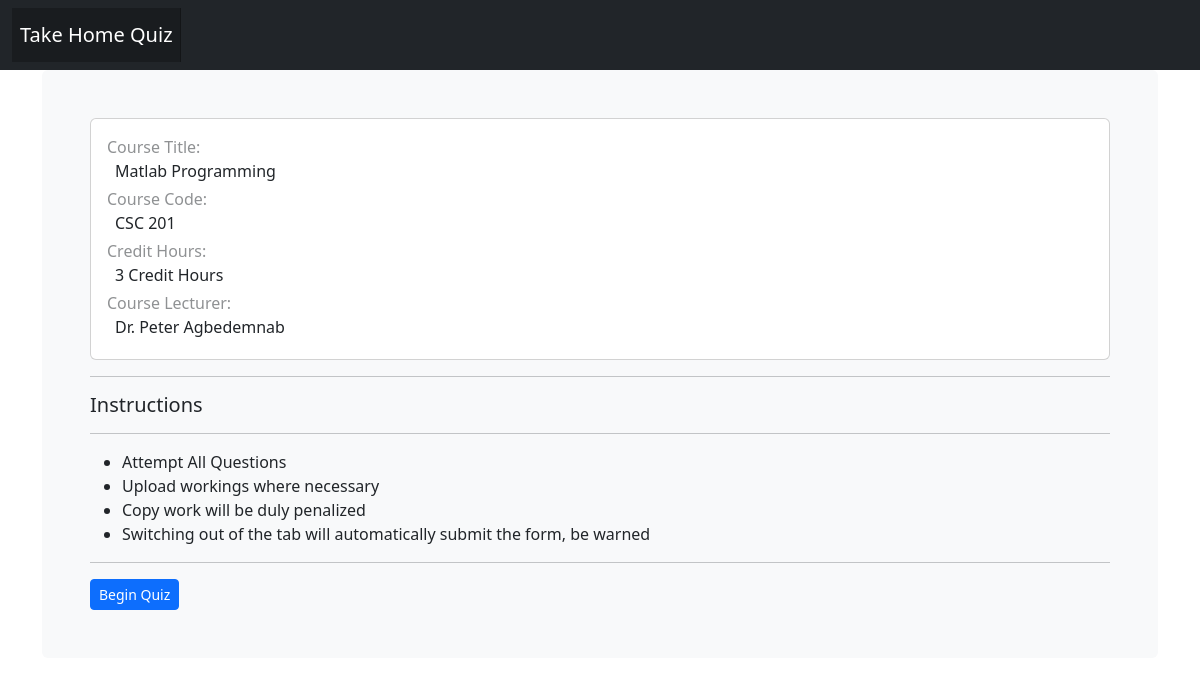
Page /quizzes/quiz/8365cd3256604c27af398047614c35f6/ on the committed database.
### quiz/models.py (models this page shows, shortened)
class Quiz(BaseModel):
    category = models.CharField(max_length=21, choices=quiz_categories, null=False)
    course = models.ForeignKey(Course, on_delete=models.CASCADE)
    duration = models.IntegerField(help_text='Enter Time in Minutes')
    number_of_questions = models.IntegerField(null=True)
    due_by = models.DateTimeField(null=True)
    class Meta:
        verbose_name_plural = 'Quizzes'

class Instruction(models.Model):
    quiz = models.ForeignKey(Quiz, related_name='quizinstruction', on_delete=models.CASCADE)
    text = models.CharField(max_length=256)

### home/models.py (models this page shows, shortened)
class BaseModel(models.Model):
    id = models.UUIDField(default=uuid.uuid4, primary_key=True, editable=False)
    created = models.DateTimeField(auto_now_add=True)
    class Meta:
        abstract = True

class Course(BaseModel):
    lecturer = models.ForeignKey(Lecturer, on_delete=models.CASCADE, null=True)
    course_title = models.CharField(max_length=256)
    course_code = models.CharField(max_length=8, null=True)
    credit_hours = models.IntegerField()
    students = models.ManyToManyField(Student, related_name='coursestudents')

class BaseInfo(models.Model):
    middle_name = models.CharField(max_length=256, null=True, blank=True)
    id = models.CharField(max_length=11)
    class Meta:
        abstract = True

class Lecturer(BaseModel, BaseInfo):
    user = models.ForeignKey(User, on_delete=models.CASCADE, related_name="lecturer")
    position = models.CharField(max_length=21, choices=position)

### quiz/views.py (the view, shortened to what this page needs)
# urls.py: path("quiz/<str:pk>/", views.quiz, name="quiz"),
def quiz(request, pk):
    try:
        quiz = Quiz.objects.get(id=pk)
    except Quiz.DoesNotExist:
        raise Http404("Quiz does not exist")
    instructions = quiz.quizinstruction.all()
    questions = quiz.quizquestions.all()
    answers = Answer.objects.all()
    context = { 'quiz':quiz, 'instructions':instructions, 'questions':questions, 'answers':answers }
    return render(request, "quiz/quiz.html", context=context)

### quiz/templates/quiz/quiz.html (shortened to what this page needs)
{% load static %}
<!DOCTYPE html>
<html lang="en">
  <head>
    <link rel="stylesheet" href="{% static 'quiz/assets/css/global.css' %}" />
    <link rel="stylesheet" href="https://cdn.jsdelivr.net/npm/@docsearch/css@3" />
    <link href="{% static 'quiz/assets/dist/css/bootstrap.min.css' %}" rel="stylesheet" />
    <link href="https://cdn.jsdelivr.net/npm/bootstrap-icons@1.10.5/font/bootstrap-icons.min.css" rel="stylesheet" />
    <link href="{% static 'quiz/assets/css/dashboard.css' %}" rel="stylesheet" />
  </head>
  <body>
    <nav class="navbar navbar-expand-md navbar-dark bg-dark">
      <div class="container-fluid justify-content-between">
        <a class="navbar-brand px-2" href="quizzes.html">{{ quiz.category }} Quiz</a>
      </div>
    </nav>
    <main class="container" id="quiz-container">
      <div class="bg-body-tertiary p-5 rounded" id="quiz-instructions">
        <div class="card">
          <div class="card-body">
            <span class="opacity-50 fw-medium">Course Title:</span><br />
            <p class="opacity-70 fw-medium mb-1 px-2">{{ quiz.course.course_title }}</p>
            <span class="opacity-50 fw-medium">Course Code:</span><br />
            <p class="opacity-70 fw-medium mb-1 px-2">{{ quiz.course.course_code }}</p>
            <span class="opacity-50 fw-medium">Credit Hours:</span><br />
            <p class="opacity-70 fw-medium mb-1 px-2">{{ quiz.course.credit_hours }} Credit Hours</p>
            <span class="opacity-50 fw-medium">Course Lecturer:</span>
            <p class="opacity-70 fw-medium mb-1 px-2">{{ quiz.course.lecturer.position }} {{ quiz.course.lecturer.user.first_name }} {{ quiz.course.lecturer.user.last_name }}</p>
          </div>
        </div>
        <hr />
        <p class="lead">
          <h5>Instructions</h5>
          <hr />
          <ul>
            {% for instruction in instructions %}
              <li>{{ instruction.text }}</li>
            {% endfor %}
            <li>Switching out of the tab will automatically submit the form, be warned</li>
          </ul>
          <hr />
        </p>
        <a id="begin" class="btn btn-sm btn-primary" role="button">Begin Quiz</a>
      </div>
    </main>
  </body>
</html>

### quiz/static/quiz/assets/css/dashboard.css (style rules this page uses)
.navbar-brand { padding-top: .75rem; padding-bottom: .75rem; background-color: rgba(0, 0, 0, .25); box-shadow: inset -1px 0 0 rgba(0, 0, 0, .25); }

### rows in the picture
Quiz: category "Take Home", course.course_title "Matlab Programming", course.course_code "CSC 201", course.credit_hours "3", course.lecturer.position "Dr.", course.lecturer.user.first_name "Peter", course.lecturer.user.last_name "Agbedemnab"
Instruction: text "Attempt All Questions"
Instruction: text "Upload workings where necessary"
Instruction: text "Copy work will be duly penalized"
